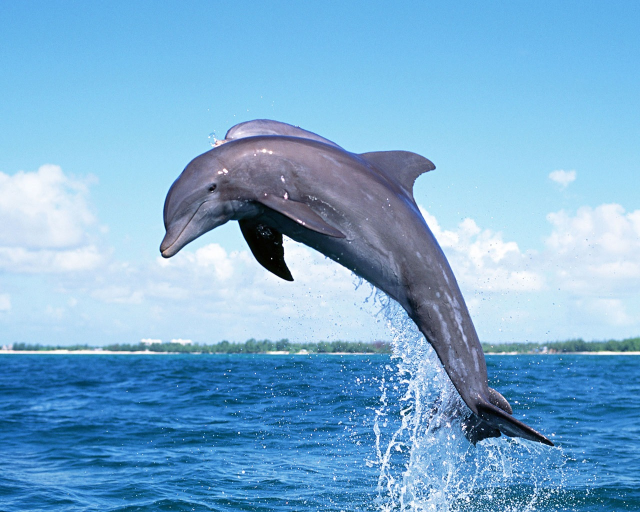
//> input picture kmeans.png, 1280 x 1024 px, given in place of kmeans.jpg, which was not available (shown at 1/2 size)
$ ./kmeans   (built with g++ and OpenCV 4)
//> lines starting //> are read from the running program, lines starting //| are printed output that depends on the picture; pictures that were not available may be replaced by others from this repository, and a replacement may not be noted
#include<bits/stdc++.h>
#include "opencv2/highgui/highgui.hpp"
#include <opencv/cv.h>
#include <omp.h>
using namespace std;
using namespace cv;
#define ll                  long long
#define rep(i,n)            for(int i=0;i<n;i++)
#define hell                1000000007LL
#define vi                  vector<int>
#define vii                 vector< vi >
#define pb                  push_back
#define mp                  make_pair
#define fi                  first
#define se                  second
#define pii                 pair<int,int>
#define all(c)              c.begin(),c.end()
#define sz(c)               c.size()
struct Node
{
    ll r,g,b;
};
typedef struct Node node;
int main()
{
    ll N,M;
    string img="kmeans.jpg";
    Mat image,pq;
    image=imread(img);
//> image is the input picture: 1024 rows x 1280 cols, CV_8UC3; mean B, G, R 210.2, 172.5, 122.2
    pq=imread(img);
    ll N1=image.rows;
//> N1 = 1024
    ll M1=image.cols;
//> M1 = 1280
    //resize(image,image,cvSize(N1/2,M1/2));
    //resize(pq,pq,cvSize(N1/2,M1/2));
    N=image.rows;
//> N = 1024
    M=image.cols;
//> M = 1280
    vector< vector<node> > arr(N);
    rep(i,N)
    {
        rep(j,M)
        {
            node z;
            z.b=image.at<Vec3b>(i,j)[0];
            z.g=image.at<Vec3b>(i,j)[1];
            z.r=image.at<Vec3b>(i,j)[2];
            arr[i].pb(z);
            //cout<<"("<<z.r<<","<<z.g<<","<<z.r<<") ";
            //arr[i][j].b
        }
        //cout<<endl;
    }
    ll K,ss;
    cin>>K>>ss;
//> the answer given: 3 3
    srand(time(0));
    vector<pii > cluster(K),temp(K);
    vi c(K);
    //vector<node> color(K);
    rep(i,K) cluster[i]=mp(rand()%N,rand()%M);
    // [6 lines of commented-out code are left out]
    while(ss--)
    {
        cout<<ss<<endl;
        vector< vector<pii > > mat(N,vector<pii >(M,mp(hell,-1)));
        rep(i,K) temp[i]=mp(0,0),c[i]=1;
        rep(i,N)
        {
            rep(j,M)
            {
                rep(k,K)
                {
                    ll d=(arr[i][j].r-arr[cluster[k].fi][cluster[k].se].r)*(arr[i][j].r-arr[cluster[k].fi][cluster[k].se].r);
                    d+=(arr[i][j].b-arr[cluster[k].fi][cluster[k].se].b)*(arr[i][j].b-arr[cluster[k].fi][cluster[k].se].b);
                    d+=(arr[i][j].g-arr[cluster[k].fi][cluster[k].se].g)*(arr[i][j].g-arr[cluster[k].fi][cluster[k].se].g);
                    //d+=3*((i-cluster[k].fi)*(i-cluster[k].fi)+(j-cluster[k].se)*(j-cluster[k].se));
                    if(d<mat[i][j].fi)
                    {
                        mat[i][j].fi=d;
                        mat[i][j].se=k;
                    }
                }
            }
        }
        rep(i,N)
        {
            rep(j,M)
            {
                ll k=mat[i][j].se;
                temp[k].fi+=i;
                temp[k].se+=j;
                c[k]++;
            }
        }
        rep(i,K) c[i]=max(1,c[i]-1);
        rep(i,K) cluster[i]=mp(temp[i].fi/c[i],temp[i].se/c[i]);
        ll flag=0;
        rep(i,K) if(cluster[i]!=temp[i]) flag=1;
        if(flag==0) break;
        rep(i,N)
        {
            rep(j,M)
            {
                ll k=mat[i][j].se;
                pq.at<Vec3b>(i,j)[0]=image.at<Vec3b>(cluster[k].fi,cluster[k].se)[0];
                pq.at<Vec3b>(i,j)[1]=image.at<Vec3b>(cluster[k].fi,cluster[k].se)[1];
                pq.at<Vec3b>(i,j)[2]=image.at<Vec3b>(cluster[k].fi,cluster[k].se)[2];
            }
        }
    }
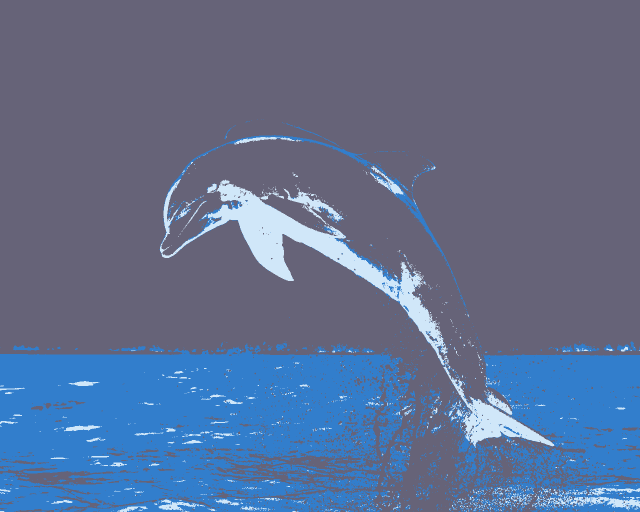
//> pq: 1024 rows x 1280 cols, CV_8UC3 (shown at 1/2 size); mean B, G, R 144.8, 110.8, 94.6
//> after the loop, ss = -1; temp = 3 pairs: [252171727, 175571849], [35500577, 38365716], [382760976, 624267875]; c = [300581, 55755, 954384]; cluster = 3 pairs: [838, 584], [636, 688], [401, 654]
    resize(pq,pq,cvSize(500,500));
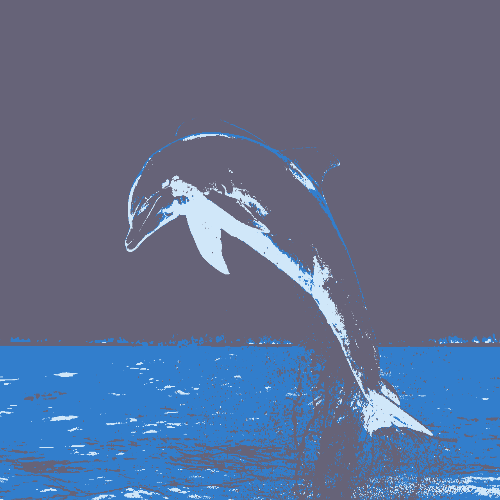
//> pq: 500 rows x 500 cols, CV_8UC3; mean B, G, R 144.7, 110.8, 94.6
    imshow("image",pq);
    waitKey(1000000);
    return 0;
}
